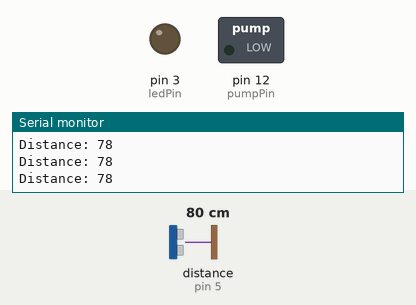
Simulated run of this sketch. Board: Arduino Uno, built with avr-gcc and run on an emulated ATmega328P. On the bench: switched loads named in the sketch (green lamp = pin HIGH), output pins drawn as LEDs (lit = HIGH), the last lines printed to the serial monitor. Wiring (inferred from the names in the program): ultrasonic range finder: trigger pin 4; echo pin 5. The inputs (shaded band) are chosen by the test bench; at power-on: distance to the obstacle (sensor on pin 5) 80 cm. The echo pulse lasts 58.3 µs per cm; pins used as bus, display or sensor lines are not drawn.

Above: at 1.2 s.
1.3 s: distance to the obstacle (sensor on pin 5) set to 12 cm
2.8 s: distance to the obstacle (sensor on pin 5) set to 9 cm
At 3.8 s:
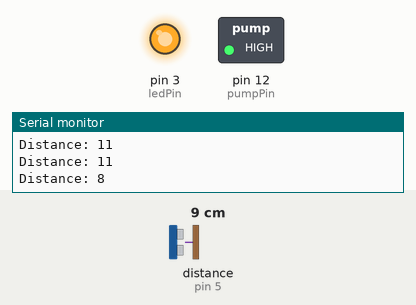
Timing chart, 0 to 5.8 s (numbered marks = the images above; inputs shaded):
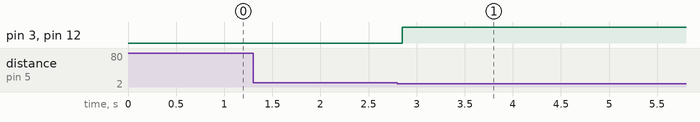

The sketch:

hand-sanitizer.ino
```cpp
const int trigPin = 4;
const int echoPin = 5;
const int ledPin = 3;
const int pumpPin = 12;
const int pumpOnMilliseconds = 10000;

long duration;
int distance;
unsigned long lastPumpTime = 0;

void setup() {
  pinMode(trigPin, OUTPUT);
  pinMode(echoPin, INPUT);
  pinMode(ledPin, OUTPUT);
  pinMode(pumpPin, OUTPUT);
  Serial.begin(9600);
}
void loop() {
  // Clears the trigPin
  digitalWrite(trigPin, LOW);
  delayMicroseconds(5);
  // Sets the trigPin on HIGH state for 10 micro seconds
  digitalWrite(trigPin, HIGH);
  delayMicroseconds(10);
  digitalWrite(trigPin, LOW);
  // Reads the echoPin, returns the sound wave travel time in microseconds
  duration = pulseIn(echoPin, HIGH);
  // Calculating the distance
  distance= duration*0.034/2;
  // Prints the distance on the Serial Monitor
  Serial.print("Distance: ");
  Serial.println(distance);
  if (distance < 10) {
    digitalWrite(ledPin, HIGH);
    digitalWrite(pumpPin, HIGH);
    delay(pumpOnMilliseconds);
    digitalWrite(ledPin, LOW);
    digitalWrite(pumpPin, LOW);
    lastPumpTime = millis();
    delay(1500);
  } else {
     delay(200);
  }
}
```

Measured:
- the behaviour switches between 11 and 10 cm on distance to the obstacle (sensor on pin 5) (found by bisection; images 0 and 1)
- after the input at 2.8 s, pin 3 (ledPin), pin 12 (pumpPin): LOW → HIGH after 0.05 s
